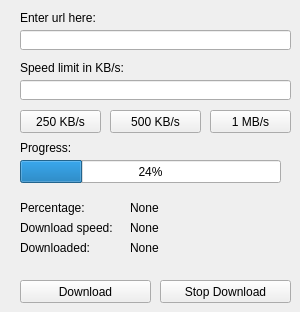
<?xml version="1.0" encoding="UTF-8"?>
<ui version="4.0">
 <class>download_client</class>
 <widget class="QWidget" name="download_client">
  <property name="geometry">
   <rect>
    <x>0</x>
    <y>0</y>
    <width>300</width>
    <height>312</height>
   </rect>
  </property>
  <property name="windowTitle">
   <string>Download cilent</string>
  </property>
  <widget class="QLabel" name="label_url">
   <property name="geometry">
    <rect>
     <x>20</x>
     <y>10</y>
     <width>271</width>
     <height>16</height>
    </rect>
   </property>
   <property name="text">
    <string>Enter url here:</string>
   </property>
  </widget>
  <widget class="QLineEdit" name="lineEdit_url">
   <property name="geometry">
    <rect>
     <x>20</x>
     <y>30</y>
     <width>271</width>
     <height>20</height>
    </rect>
   </property>
  </widget>
  <widget class="QLabel" name="label_speed">
   <property name="geometry">
    <rect>
     <x>20</x>
     <y>60</y>
     <width>271</width>
     <height>16</height>
    </rect>
   </property>
   <property name="text">
    <string>Speed limit in KB/s:</string>
   </property>
  </widget>
  <widget class="QLineEdit" name="lineEdit_speed">
   <property name="geometry">
    <rect>
     <x>20</x>
     <y>80</y>
     <width>271</width>
     <height>20</height>
    </rect>
   </property>
  </widget>
  <widget class="QPushButton" name="button_250_kbps">
   <property name="geometry">
    <rect>
     <x>20</x>
     <y>110</y>
     <width>81</width>
     <height>23</height>
    </rect>
   </property>
   <property name="text">
    <string>250 KB/s</string>
   </property>
  </widget>
  <widget class="QPushButton" name="button_500_kbps">
   <property name="geometry">
    <rect>
     <x>110</x>
     <y>110</y>
     <width>91</width>
     <height>23</height>
    </rect>
   </property>
   <property name="text">
    <string>500 KB/s</string>
   </property>
  </widget>
  <widget class="QPushButton" name="button_1_mbps">
   <property name="geometry">
    <rect>
     <x>210</x>
     <y>110</y>
     <width>81</width>
     <height>23</height>
    </rect>
   </property>
   <property name="text">
    <string>1 MB/s</string>
   </property>
  </widget>
  <widget class="QLabel" name="label_progress">
   <property name="geometry">
    <rect>
     <x>20</x>
     <y>140</y>
     <width>271</width>
     <height>16</height>
    </rect>
   </property>
   <property name="text">
    <string>Progress:</string>
   </property>
  </widget>
  <widget class="QProgressBar" name="progressBar">
   <property name="geometry">
    <rect>
     <x>20</x>
     <y>160</y>
     <width>261</width>
     <height>23</height>
    </rect>
   </property>
   <property name="value">
    <number>24</number>
   </property>
  </widget>
  <widget class="QLabel" name="label_download_speed">
   <property name="geometry">
    <rect>
     <x>20</x>
     <y>220</y>
     <width>101</width>
     <height>16</height>
    </rect>
   </property>
   <property name="text">
    <string>Download speed:</string>
   </property>
  </widget>
  <widget class="QLabel" name="label_percentage">
   <property name="geometry">
    <rect>
     <x>20</x>
     <y>200</y>
     <width>101</width>
     <height>16</height>
    </rect>
   </property>
   <property name="text">
    <string>Percentage:</string>
   </property>
  </widget>
  <widget class="QLabel" name="label_downloaded">
   <property name="geometry">
    <rect>
     <x>20</x>
     <y>240</y>
     <width>101</width>
     <height>16</height>
    </rect>
   </property>
   <property name="text">
    <string>Downloaded:</string>
   </property>
  </widget>
  <widget class="QLabel" name="label_percentage_show">
   <property name="geometry">
    <rect>
     <x>130</x>
     <y>200</y>
     <width>101</width>
     <height>16</height>
    </rect>
   </property>
   <property name="text">
    <string>None</string>
   </property>
  </widget>
  <widget class="QLabel" name="label_download_speed_show_2">
   <property name="geometry">
    <rect>
     <x>130</x>
     <y>240</y>
     <width>101</width>
     <height>16</height>
    </rect>
   </property>
   <property name="text">
    <string>None</string>
   </property>
  </widget>
  <widget class="QLabel" name="label_download_speed_show">
   <property name="geometry">
    <rect>
     <x>130</x>
     <y>220</y>
     <width>101</width>
     <height>16</height>
    </rect>
   </property>
   <property name="text">
    <string>None</string>
   </property>
  </widget>
  <widget class="QPushButton" name="pushButton_download">
   <property name="geometry">
    <rect>
     <x>20</x>
     <y>280</y>
     <width>131</width>
     <height>23</height>
    </rect>
   </property>
   <property name="text">
    <string>Download</string>
   </property>
  </widget>
  <widget class="QPushButton" name="pushButton_stop_download">
   <property name="geometry">
    <rect>
     <x>160</x>
     <y>280</y>
     <width>131</width>
     <height>23</height>
    </rect>
   </property>
   <property name="text">
    <string>Stop Download</string>
   </property>
  </widget>
 </widget>
 <resources/>
 <connections/>
</ui>
